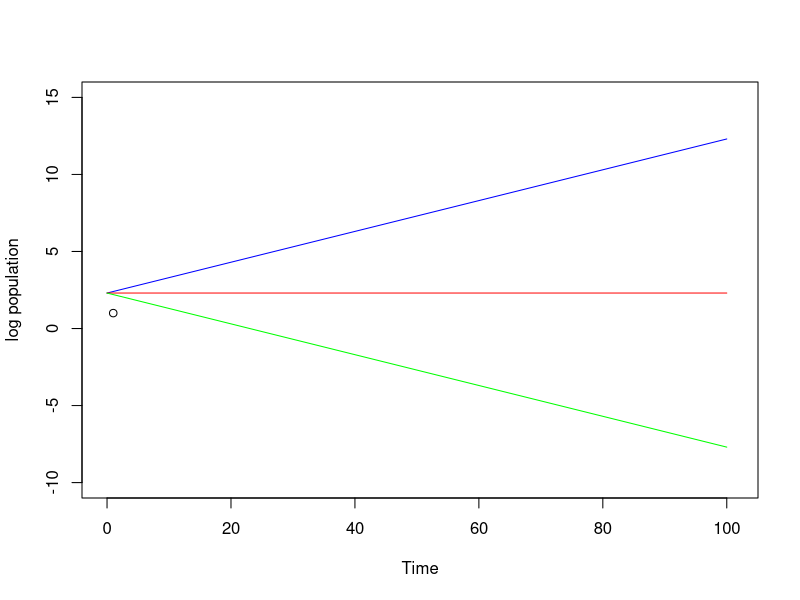

R code for this plot:
## ---- chunk 1
knitr::opts_chunk$set(echo = TRUE)
## ---- chunk 2
if(!require("deSolve")) install.packages("deSolve")
library("deSolve")
## ---- chunk 3
malthus_model <- function(time, state, parameters){
    N <- state["N"]
    r <- parameters["r"]
    dN <- r * N
    return(list(dN))
}

state <- c( N = 10)
t <- seq(0, 100, by = 1)
r_values <- c(0.1, 0, -0.1)
out <- list()

for(i in 1:length(r_values)){
  out[[i]] <- ode(
      y = state,
      times = t,
      func = malthus_model,
      parms = c(r = r_values[i])
      )
}

colors <- c("blue", "red", "green")

plot(1, xlab="Time", ylab="log population", xlim=c(0, 101), ylim=c(-10, 15))


for(i in 1:length(out)){
  lines(
    x = out[[i]][,"time"],
    y = log(out[[i]][,"N"]),
    col = colors[i],
  )
}
